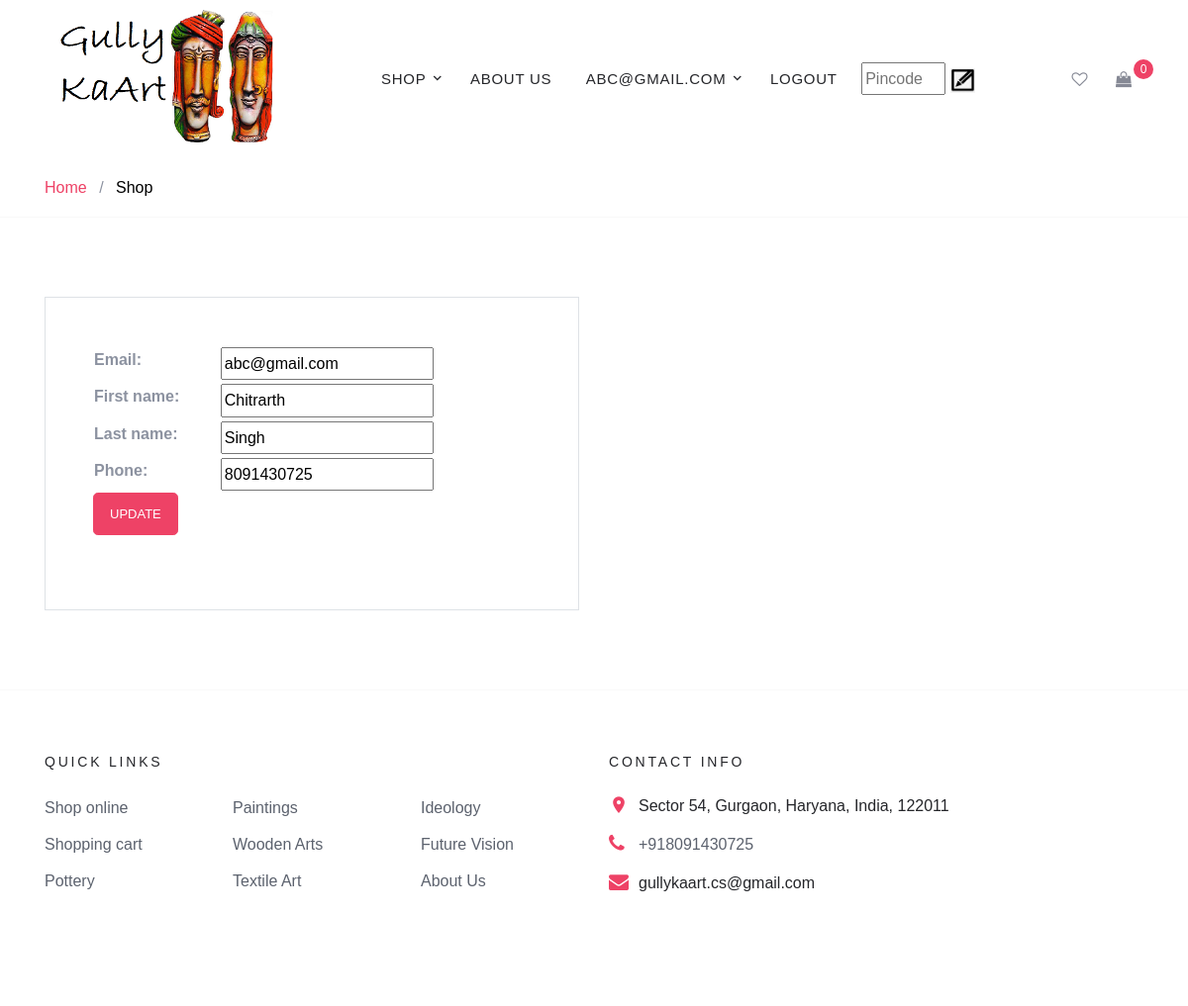
The page /change_profile/ (signed in) on the database its author committed.
### main/models.py (models this page shows, shortened)
class User(AbstractBaseUser):
	email = models.EmailField(max_length=255, unique=True)
	active = models.BooleanField(default=True)
	staff = models.BooleanField(default=False)
	admin = models.BooleanField(default=False)
	USERNAME_FIELD = 'email'
	REQUIRED_FIELDS = []
	objects = UserManager()
	@property
	def is_active(self):
		return self.active

class UserProfile(models.Model):
	user = models.OneToOneField(User, on_delete = models.CASCADE)
	first_name = models.CharField(max_length=50)
	last_name = models.CharField(max_length=50)
	phone = models.CharField(max_length=10)

### main/views.py (the view, shortened to what this page needs)
# urls.py: path("change_profile/",views.change_profile, name = "change_profile"),
def change_profile(request):
	cart_count=0
	if request.user.is_authenticated :
		cart_count=Cart.objects.all().filter(email=User.objects.get(email=request.user.email)).count()
	user = User.objects.get(email=request.user.email)
	user_profile = UserProfile.objects.get(user=user)
	form = User_form(initial={'email':user.email})
	form_profile = UserProfileForm(initial={'first_name':user_profile.first_name,'last_name':user_profile.last_name,'phone':user_profile.phone})
	return render(request = request,
                  template_name = "main/change_profile.html",
                  context={"form":form,'form_profile':form_profile,'cart_count':cart_count}
                  )

### main/forms.py
class User_form(forms.ModelForm):
    def __init__(self, *args, **kwargs):
       super(User_form, self).__init__(*args, **kwargs)
       self.fields['email'].widget.attrs['readonly'] = True
    class Meta:
        model = User
        fields = ('email',)

class UserProfileForm(forms.ModelForm):
    class Meta:
        model = UserProfile
        fields =('first_name',
                 'last_name',
                 'phone',
            )

### main/templates/main/change_profile.html (shortened to what this page needs)
{% extends 'main/base.html'%}
{% block count %}
    {% with count=cart_count %}
        {{ block.super }}
    {% endwith%}
{% endblock count%}
{% block body %}
<div class="site-wrap">
    <div class="custom-border-bottom py-3">
      <div class="container">
        <div class="row">
          <div class="col-md-12 mb-0">
            <a href="../">Home</a>
            <span class="mx-2 mb-0">/</span>
            <strong class="text-black">Shop</strong>
          </div>
        </div>
      </div>
    </div>
 <div class="site-section">
      <div class="container">
        <div class="row">
          <div class="col-md-6 mb-5 mb-md-0">
      <div class="p-3 p-lg-5 border">
<form method="POST" >
<table >
{{form}}
{{form_profile}}
 </table>
<div><button class="btn btn-primary btn-lg" id="save" type="submit">Update</button></div>
</form>
</div>
</div>
</div>
</div>
</div>
</div>
 {%endblock%}

### main/templates/main/base.html (shortened to what this page needs)
<!DOCTYPE html>
<html lang="en">
  <head onload="Init()">
    <link rel="stylesheet" href="/static/fonts/icomoon/style.css">
    <link rel="stylesheet" href="/static/css/bootstrap.min.css">
    <link rel="stylesheet" href="/static/css/magnific-popup.css">
    <link rel="stylesheet" href="/static/css/jquery-ui.css">
    <link rel="stylesheet" href="/static/css/owl.carousel.min.css">
	<link rel="stylesheet" href="/static/css/style_image.css">
    <link rel="stylesheet" href="/static/css/owl.theme.default.min.css">
    <link rel="stylesheet" href="/static/css/aos.css">
    <link rel="stylesheet" href="/static/css/style.css">
</head>
<body id="body">
	<div class="site-navbar bg-white py-2">
      <div class="container">
        <div class="d-flex align-items-center justify-content-between">
          <div class="logo">
            <div class="site-logo">
			  <img src="/static/images/logo.png" href="#">
            </div>
          </div>
          <div class="main-nav d-none d-lg-block">
            <nav class="site-navigation text-right text-md-center" role="navigation">
              <ul class="site-menu js-clone-nav d-none d-lg-block">
				<li class="has-children active">
                  <a href="/shop/">Shop</a>
                </li>
              <li><a>About Us</a>
              </li>
                {% if user.is_authenticated %}
                    <li  class="has-children active"><a href="/login/">{{user.email}}</a>
                    </li>
                    <li><a href="/logout/">Logout</a></li>
                {% else %}
                    <li><a href="/login/">Login/Create Account</a></li>
                {% endif %}
                <li>
                <input style="padding-left:5px,border:2px solid black,border-radius:4px" id="pincode" placeholder="Pincode" onkeyup="pinmethod(event)" size="6"></input>
              <img src="/static/images/pen.png" width=25px height=25px onclick="enable_pin()" align="middle">
                </li>
              </ul>
            </nav>
          </div>
          <div class="icons">
            <a href="#" class="icons-btn d-inline-block"><span class="icon-heart-o"></span></a>
            {% if user.is_authenticated %}
            <a href="http://127.0.0.1:8000/cart/" class="icons-btn d-inline-block bag">
              <span class="icon-shopping-bag"></span>
              {% block count %}
              <span class="number">{{count}}</span>
              {% endblock count %}
            </a>
            {% endif %}
          </div>
        </div>
      </div>
    </div>
    {% block body %}
    {% endblock %}
    <footer class="site-footer custom-border-top">
      <div class="container">
        <div class="row">
          <div class="col-md-6 col-lg-6 mb-4 mb-lg-0">
            <div class="row">
              <div class="col-md-12">
                <h3 class="footer-heading mb-4">Quick Links</h3>
              </div>
              <div class="col-md-6 col-lg-4">
                <ul class="list-unstyled">
                  <li><a href="#">Shop online</a></li>
                  <li><a href="#">Shopping cart</a></li>
                  <li><a href="#">Pottery</a></li>
                </ul>
              </div>
              <div class="col-md-6 col-lg-4">
                <ul class="list-unstyled">
                  <li><a href="#">Paintings</a></li>
                  <li><a href="#">Wooden Arts</a></li>
                  <li><a href="#">Textile Art</a></li>
                </ul>
              </div>
              <div class="col-md-6 col-lg-4">
                <ul class="list-unstyled">
                  <li><a href="#">Ideology</a></li>
                  <li><a href="#">Future Vision</a></li>
                  <li><a href="#">About Us</a></li>
                </ul>
              </div>
            </div>
          </div>
          <div class="col-md-6 col-lg-6">
            <div class="block-5 mb-5">
              <h3 class="footer-heading mb-4">Contact Info</h3>
              <ul class="list-unstyled">
                <li class="address">Sector 54, Gurgaon, Haryana, India, 122011</li>
                <li class="phone"><a href="tel://">+918091430725</a></li>
                <li class="email">gullykaart.cs@gmail.com</li>
              </ul>
            </div>
          </div>
        </div>
      </div>
    </footer>
</body>
</html>

### gkassets/css/style_image.css (style rules this page uses)
* { box-sizing: border-box }
body { font-family: Verdana, sans-serif; margin:0 }
img { vertical-align: middle; }

### gkassets/css/style.css (style rules this page uses)
body { line-height: 1.7; color: #8c92a0; font-weight: 300; font-size: 16px; }
a { -webkit-transition: .3s all ease; -o-transition: .3s all ease; transition: .3s all ease; }
.text-black { color: #000; }
.site-wrap:before { -webkit-transition: .3s all ease-in-out; -o-transition: .3s all ease-in-out; transition: .3s all ease-in-out; background: rgba(0, 0, 0, 0.6); content: ""; position: absolute; z-index: 2000; top: 0; left: 0; right: 0; bottom: 0; opacity: 0; visibility: hidden; }
.btn { height: 43px; -webkit-transition: .3s all ease-in-out; -o-transition: .3s all ease-in-out; transition: .3s all ease-in-out; text-transform: uppercase; font-size: 13px; }
.site-section { padding: 2.5em 0; }
@media (min-width: 768px) { .site-section { padding: 5em 0; } }
.site-footer { padding: 4em 0; }
.site-footer ul li { margin-bottom: 10px; }
.site-footer ul li a { color: #5c626e; }
.site-footer .footer-heading { font-size: 14px; color: #25262a; letter-spacing: .2em; text-transform: uppercase; }
.icons-btn { display: inline-block; text-align: center; }
.icons-btn span { display: block; height: 40px; width: 40px; line-height: 40px; }
.site-navbar { background: #fff; margin-bottom: 0px; z-index: 1999; position: relative; background: #fff !important; }
.site-navbar a { color: #868995; }
.site-navbar .site-navigation .site-menu { margin-left: 0; padding-left: 0; margin-bottom: 0; }
.site-navbar .site-navigation .site-menu .active > a { color: #25262a; }
.site-navbar .site-navigation .site-menu a { text-decoration: none !important; font-size: 15px; display: inline-block; }
.site-navbar .site-navigation .site-menu > li { display: inline-block; padding: 10px 5px; }
.site-navbar .site-navigation .site-menu > li > a { padding: 10px 10px; text-transform: uppercase; letter-spacing: .05em; color: #25262a; font-size: 15px; text-decoration: none !important; }
.site-navbar .site-navigation .site-menu .has-children { position: relative; }
.site-navbar .site-navigation .site-menu .has-children > a { position: relative; padding-right: 20px; }
.site-navbar .site-navigation .site-menu .has-children > a:before { position: absolute; content: "\e313"; font-size: 16px; top: 50%; right: 0; -webkit-transform: translateY(-50%); -ms-transform: translateY(-50%); transform: translateY(-50%); font-family: 'icomoon'; }
.site-navbar .site-navigation .site-menu .has-children a { text-transform: uppercase; }
.block-5 ul, .block-5 ul li { list-style: none; padding: 0; margin: 0; line-height: 1.5; }
.block-5 ul li { padding-left: 30px; position: relative; margin-bottom: 15px; color: #25262a; }
.block-5 ul li:before { top: 0; font-family: "icomoon"; content: ""; position: absolute; left: 0; font-size: 20px; line-height: 1; color: #ee4266; }
.block-5 ul li.address:before { content: "\e8b4"; }
.block-5 ul li.email:before { content: "\f0e0"; }
.block-5 ul li.phone:before { content: "\f095"; }
.bag { position: relative; }
.bag .number { position: absolute; top: 0; width: 20px; height: 20px; border-radius: 50%; line-height: 20px; color: #fff; font-size: 12px; background: #ee4266; right: -10px; }
.custom-border-bottom { border-bottom: 1px solid #f9f9f9; }
.custom-border-top { border-top: 1px solid #f9f9f9; }

### main/templates/main/base.html (style rules this page uses)
.toast, { box-shadow: 0 2px 2px 0 rgba(0, 0, 0, 0.14), 0 3px 1px -2px rgba(0, 0, 0, 0.12), 0 1px 5px 0 rgba(0, 0, 0, 0.2); }

### main/templates/main/change_profile.html (style rules this page uses)
table { font-family: "Trebuchet MS", Arial, Helvetica, sans-serif; border-collapse: collapse; width: 100%; }

### rows shown on the page
User: email "ABC@GMAIL.COM", email "abc@gmail.com"
UserProfile: first_name "Chitrarth", last_name "Singh", phone "8091430725"

### other values the page prints
{{ count }} "0"
